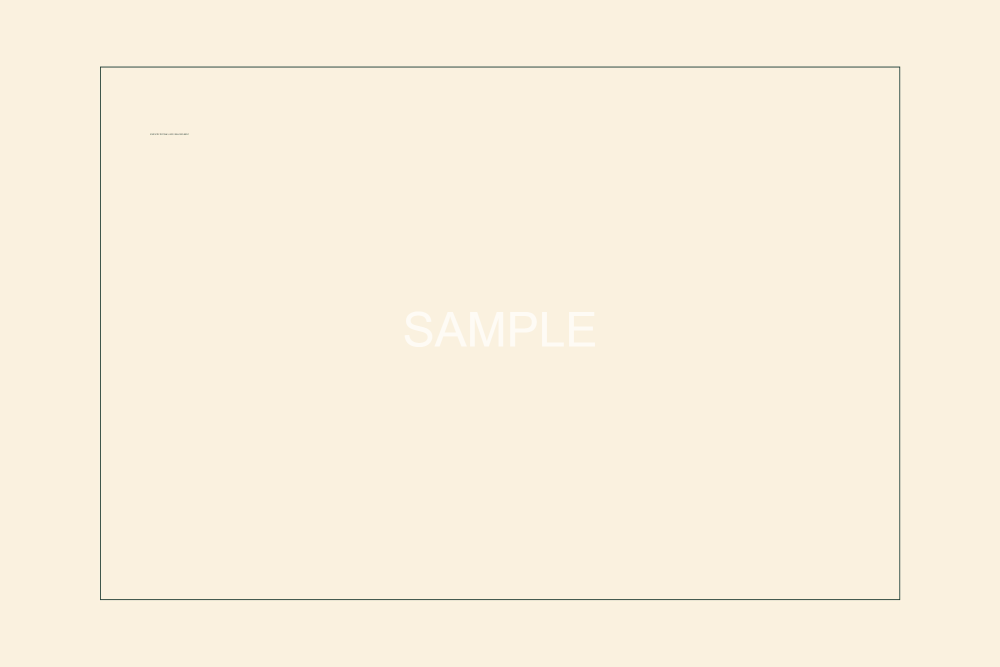
#> input picture docs/audit-2026-10-19/evidence/large-export.png, 2000 x 1333 px (shown at 1/2 size); its folder holds 6 pictures in this run
$ python inspect-artifacts.py
#> lines starting #> are read from the running program, lines starting #| are printed output that depends on the picture
"""Inspect actual generated output bytes; does not change application sources."""
from pathlib import Path
from io import BytesIO
import hashlib
import json
import zipfile
from PIL import Image

base = Path(__file__).parent / 'evidence'
root = Path(__file__).resolve().parents[2]
results = json.loads((base / 'results.json').read_text())
#> (reads docs/audit-2026-10-19/evidence/results.json from the repository)
output = {'archives': {}, 'pngs': {}, 'sourceMetadata': {}, 'sourceIntegrity': {}}
for archive in sorted(base.glob('*.zip')):
    with zipfile.ZipFile(archive) as z:
        assert z.testzip() is None, archive.name
        output['archives'][archive.name] = z.namelist()
        for name in z.namelist():
            with Image.open(BytesIO(z.read(name))) as image:
                image.verify()
for file in sorted(base.glob('*export.png')):
    with Image.open(file) as image:
#> image is the input picture: PIL image 2000x1333 RGBA; mean R, G, B, A 249.2, 240.4, 222.5, 255
        output['pngs'][file.name] = {'size': image.size, 'info': image.info, 'mode': image.mode}
with Image.open(base / 'fixtures/metadata-oriented.jpg') as image:
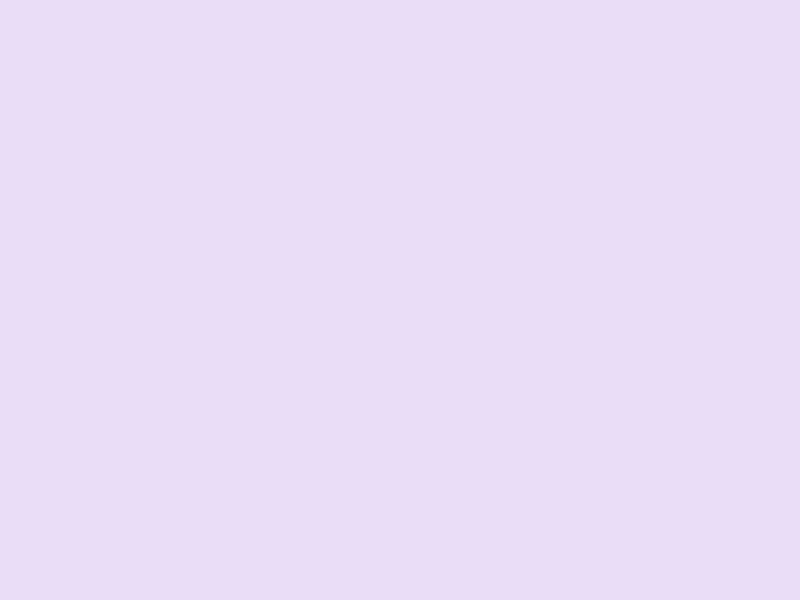
#> input picture docs/audit-2026-10-19/evidence/fixtures/metadata-oriented.jpg, 800 x 600 px
#> image is the input picture: PIL image 800x600 RGB; mean R, G, B 234, 220, 245
    output['sourceMetadata']['jpegExif'] = dict(image.getexif())
with Image.open(base / 'fixtures/transparent.png') as image:
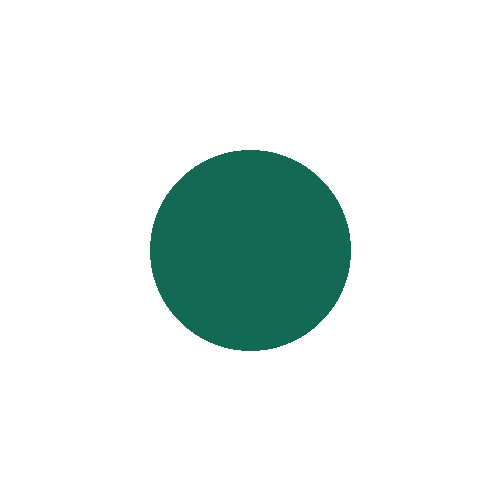
#> input picture docs/audit-2026-10-19/evidence/fixtures/transparent.png, 500 x 500 px
#> image is the input picture: PIL image 500x500 RGBA; mean R, G, B, A 2.5, 13.3, 10.6, 32.3
    output['sourceMetadata']['pngInfo'] = image.info
for relative, expected in results['sourceHashes'].items():
#> (the run stopped early here; a loop or call above may not have finished)
